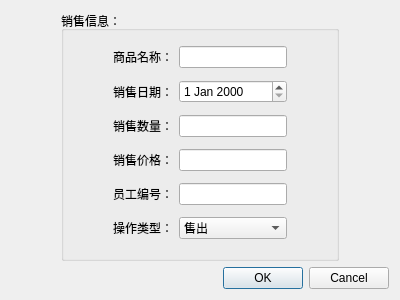
<?xml version="1.0" encoding="UTF-8"?>
<ui version="4.0">
 <class>AddSaleDataDialog</class>
 <widget class="QDialog" name="AddSaleDataDialog">
  <property name="geometry">
   <rect>
    <x>0</x>
    <y>0</y>
    <width>400</width>
    <height>300</height>
   </rect>
  </property>
  <property name="windowTitle">
   <string>新增数据</string>
  </property>
  <property name="windowIcon">
   <iconset resource="res.qrc">
    <normaloff>:/icon/goods_wh_outStock.png</normaloff>:/icon/goods_wh_outStock.png</iconset>
  </property>
  <layout class="QGridLayout" name="gridLayout">
   <item row="0" column="0">
    <spacer name="horizontalSpacer">
     <property name="orientation">
      <enum>Qt::Horizontal</enum>
     </property>
     <property name="sizeHint" stdset="0">
      <size>
       <width>40</width>
       <height>20</height>
      </size>
     </property>
    </spacer>
   </item>
   <item row="0" column="1">
    <widget class="QGroupBox" name="groupBox">
     <property name="title">
      <string>销售信息：</string>
     </property>
     <layout class="QGridLayout" name="gridLayout_2">
      <item row="5" column="1">
       <widget class="QLabel" name="label_5">
        <property name="text">
         <string>操作类型：</string>
        </property>
       </widget>
      </item>
      <item row="0" column="1">
       <widget class="QLabel" name="label_6">
        <property name="text">
         <string>商品名称：</string>
        </property>
       </widget>
      </item>
      <item row="4" column="2">
       <widget class="QLineEdit" name="OperatorID"/>
      </item>
      <item row="2" column="2">
       <widget class="QLineEdit" name="SaleNumber"/>
      </item>
      <item row="3" column="1">
       <widget class="QLabel" name="text_need_edit">
        <property name="text">
         <string>销售价格：</string>
        </property>
       </widget>
      </item>
      <item row="4" column="1">
       <widget class="QLabel" name="label_4">
        <property name="text">
         <string>员工编号：</string>
        </property>
       </widget>
      </item>
      <item row="1" column="2">
       <widget class="QDateEdit" name="dateEdit"/>
      </item>
      <item row="3" column="2">
       <widget class="QLineEdit" name="SalePrice"/>
      </item>
      <item row="2" column="1">
       <widget class="QLabel" name="label_2">
        <property name="text">
         <string>销售数量：</string>
        </property>
       </widget>
      </item>
      <item row="2" column="0">
       <spacer name="horizontalSpacer_3">
        <property name="orientation">
         <enum>Qt::Horizontal</enum>
        </property>
        <property name="sizeHint" stdset="0">
         <size>
          <width>40</width>
          <height>20</height>
         </size>
        </property>
       </spacer>
      </item>
      <item row="5" column="2">
       <widget class="QComboBox" name="OperationType">
        <item>
         <property name="text">
          <string>售出</string>
         </property>
        </item>
        <item>
         <property name="text">
          <string>退货</string>
         </property>
        </item>
       </widget>
      </item>
      <item row="0" column="2">
       <widget class="QLineEdit" name="GoodsName">
        <property name="readOnly">
         <bool>true</bool>
        </property>
       </widget>
      </item>
      <item row="1" column="1">
       <widget class="QLabel" name="label">
        <property name="text">
         <string>销售日期：</string>
        </property>
       </widget>
      </item>
      <item row="2" column="3">
       <spacer name="horizontalSpacer_4">
        <property name="orientation">
         <enum>Qt::Horizontal</enum>
        </property>
        <property name="sizeHint" stdset="0">
         <size>
          <width>40</width>
          <height>20</height>
         </size>
        </property>
       </spacer>
      </item>
     </layout>
    </widget>
   </item>
   <item row="0" column="2">
    <spacer name="horizontalSpacer_2">
     <property name="orientation">
      <enum>Qt::Horizontal</enum>
     </property>
     <property name="sizeHint" stdset="0">
      <size>
       <width>40</width>
       <height>20</height>
      </size>
     </property>
    </spacer>
   </item>
   <item row="1" column="0" colspan="3">
    <widget class="QDialogButtonBox" name="buttonBox">
     <property name="orientation">
      <enum>Qt::Horizontal</enum>
     </property>
     <property name="standardButtons">
      <set>QDialogButtonBox::Cancel|QDialogButtonBox::Ok</set>
     </property>
    </widget>
   </item>
  </layout>
 </widget>
 <resources>
  <include location="res.qrc"/>
 </resources>
 <connections>
  <connection>
   <sender>buttonBox</sender>
   <signal>accepted()</signal>
   <receiver>AddSaleDataDialog</receiver>
   <slot>accept()</slot>
   <hints>
    <hint type="sourcelabel">
     <x>248</x>
     <y>254</y>
    </hint>
    <hint type="destinationlabel">
     <x>157</x>
     <y>274</y>
    </hint>
   </hints>
  </connection>
  <connection>
   <sender>buttonBox</sender>
   <signal>rejected()</signal>
   <receiver>AddSaleDataDialog</receiver>
   <slot>reject()</slot>
   <hints>
    <hint type="sourcelabel">
     <x>316</x>
     <y>260</y>
    </hint>
    <hint type="destinationlabel">
     <x>286</x>
     <y>274</y>
    </hint>
   </hints>
  </connection>
 </connections>
</ui>
